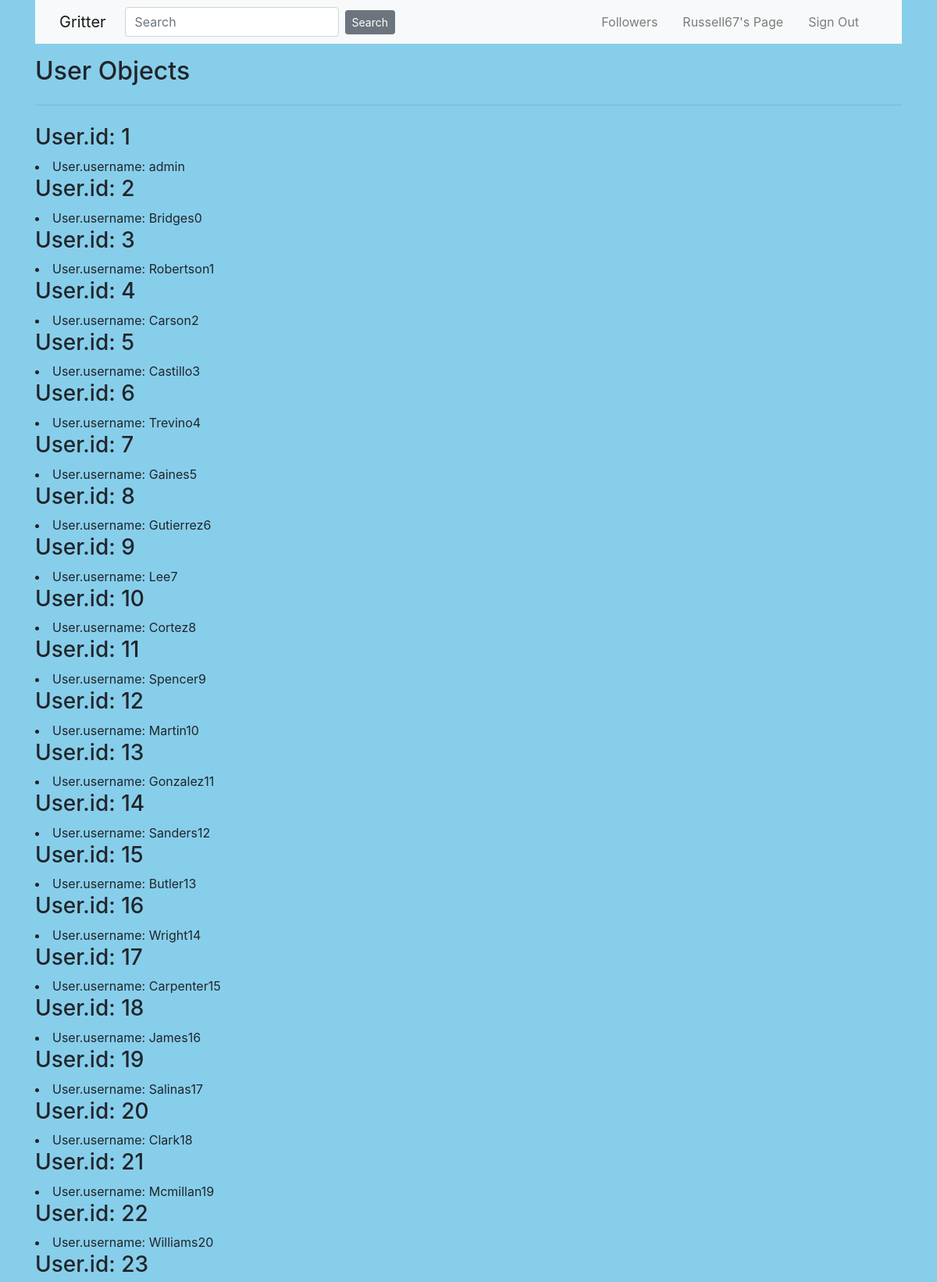
Page /list_users (signed in, upper part) on the committed database.
### project/models.py (models this page shows, shortened)
class User(UserMixin, db.Model):
    id = db.Column(db.Integer, primary_key=True)
    username = db.Column(db.String(50), unique=True, nullable=False)
    password = db.Column(db.String(128), nullable=False)
    email = db.Column(db.String(100), unique=True, nullable=False)
    posts = db.relationship('Post', backref ='author', lazy='dynamic')
    followed = db.relationship(
        'User', secondary=followers,
        primaryjoin=(followers.c.follower_id == id),
        secondaryjoin=(followers.c.followed_id == id),
        backref=db.backref('followers', lazy='dynamic'), lazy='dynamic')

### project/routes.py (the view)
@app.route('/list_users', methods=['GET'])
def list_users():
    users = User.query.all()
    return render_template('users.html', users=users)

### project/models.py (called while the page is built)
@login.user_loader
def load_user(id):
    return User.query.get(int(id))

### project/templates/users.html
{% extends "layout.html" %}
{% block content %}
    <div class="container">
        <h2> User Objects </h2>
        <hr class="my-4">
        <div>
            {% for user in users %}
                <h3>User.id: {{ user.id }}</h3>
                <li>User.username: {{ user.username }}</li>
            {% endfor %}
        </div>
    </div>
{% endblock content %}

### project/templates/layout.html (shortened to what this page needs)
<!DOCTYPE html>
{% import "bootstrap/wtf.html" as wtf %}
<html>
	<head>
    {% block head %}
        <link rel="stylesheet" href="https://cdn.jsdelivr.net/npm/bootstrap@4.5.3/dist/css/bootstrap.min.css">
		<link rel="stylesheet" href="{{ url_for('static', filename='style.css') }}" />
    {% endblock %}
	</head>
	<body text="#2d7051">
        <div class="container">
            <nav class="navbar navbar-expand-md bg-light navbar-light fixed-left">
              <div class="container">
                <a class="navbar-brand mr-4" href="{{ url_for('home') }}">Gritter</a>
                  <form  class="form-inline" method="POST" action="{{ url_for('search') }}">
                <input class="form-control mr-2" name="search" type="search" placeholder="Search">
                <button class="btn btn-secondary btn-sm" type="submit">Search</button>
                  </form>
                <div class="collapse navbar-collapse" id="navbarToggle">
                    <div class="navbar-nav ml-auto">
                        {% if current_user.is_authenticated %}
                            <a class="nav-item nav-link mr-3 ml-auto" href="{{ url_for('followers', username=current_user.username) }}">Followers</a>
                            <a class="nav-item nav-link mr-3 ml-auto" href="{{ url_for('user', username=current_user.username) }}">{{current_user.username}}'s Page</a>
                            <a class="nav-item nav-link mr-3 ml-auto" href="{{ url_for('signout') }}">Sign Out</a>
                        {% else  %}
                            <a class="nav-item nav-link mr-3 ml-auto" href="{{ url_for('signup') }}">Sign Up</a>
                            <a class="nav-item nav-link mr-3 ml-auto" href="{{ url_for('signin') }}">Sign In</a>
                        {% endif %}
                    </div>
                </div>
              </div>
            </nav>
        </div>
        <div class="container pt-2">
            <div class="container pt-2">
        </div>
        </div>
        {% block content %}
        {% endblock %}
	</body>
</html>

### project/static/styles/style.css (style rules this page uses)
body { background-color: #87CEEB; }

### rows in the picture
User: username "Russell67"
User: id "1", username "admin"
User: id "2", username "Bridges0"
User: id "3", username "Robertson1"
User: id "4", username "Carson2"
User: id "5", username "Castillo3"
User: id "6", username "Trevino4"
User: id "7", username "Gaines5"
User: id "8", username "Gutierrez6"
User: id "9", username "Lee7"
User: id "10", username "Cortez8"
User: id "11", username "Spencer9"
User: id "12", username "Martin10"
User: id "13", username "Gonzalez11"
User: id "14", username "Sanders12"
User: id "15", username "Butler13"
User: id "16", username "Wright14"
User: id "17", username "Carpenter15"
User: id "18", username "James16"
User: id "19", username "Salinas17"
User: id "20", username "Clark18"
User: id "21", username "Mcmillan19"
User: id "22", username "Williams20"
User: id "23"
